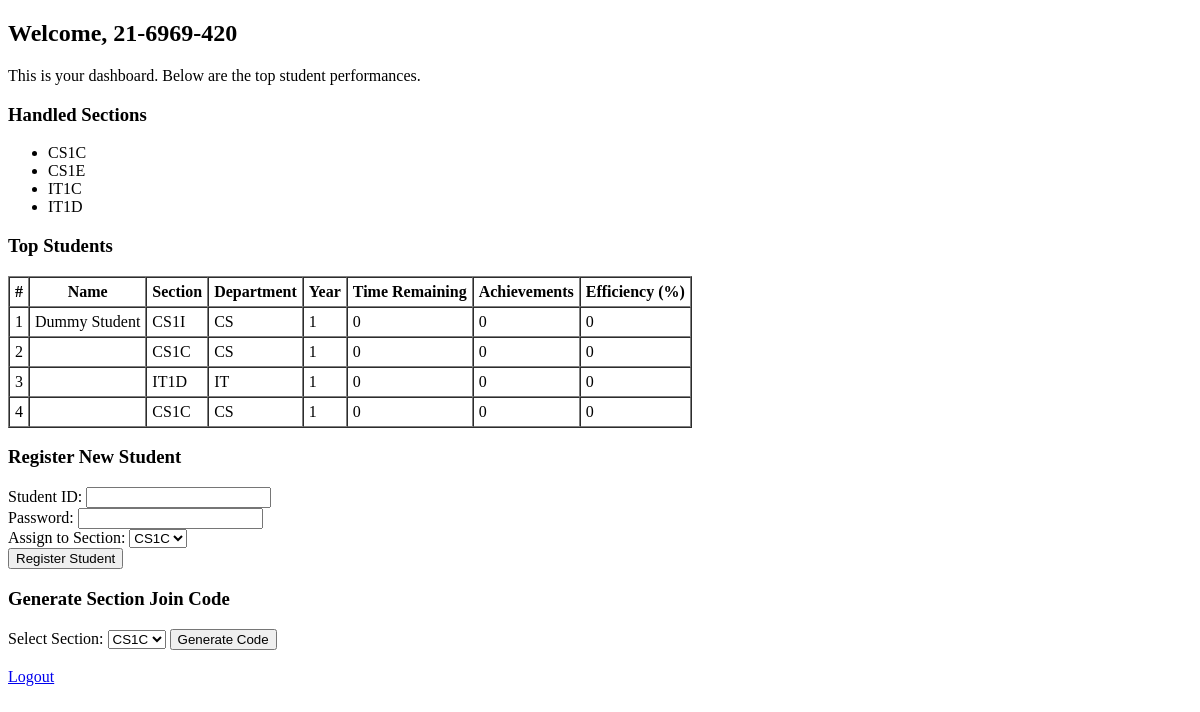
/teacher/dashboard/ (signed in), run on an earlier commit of the app's database.
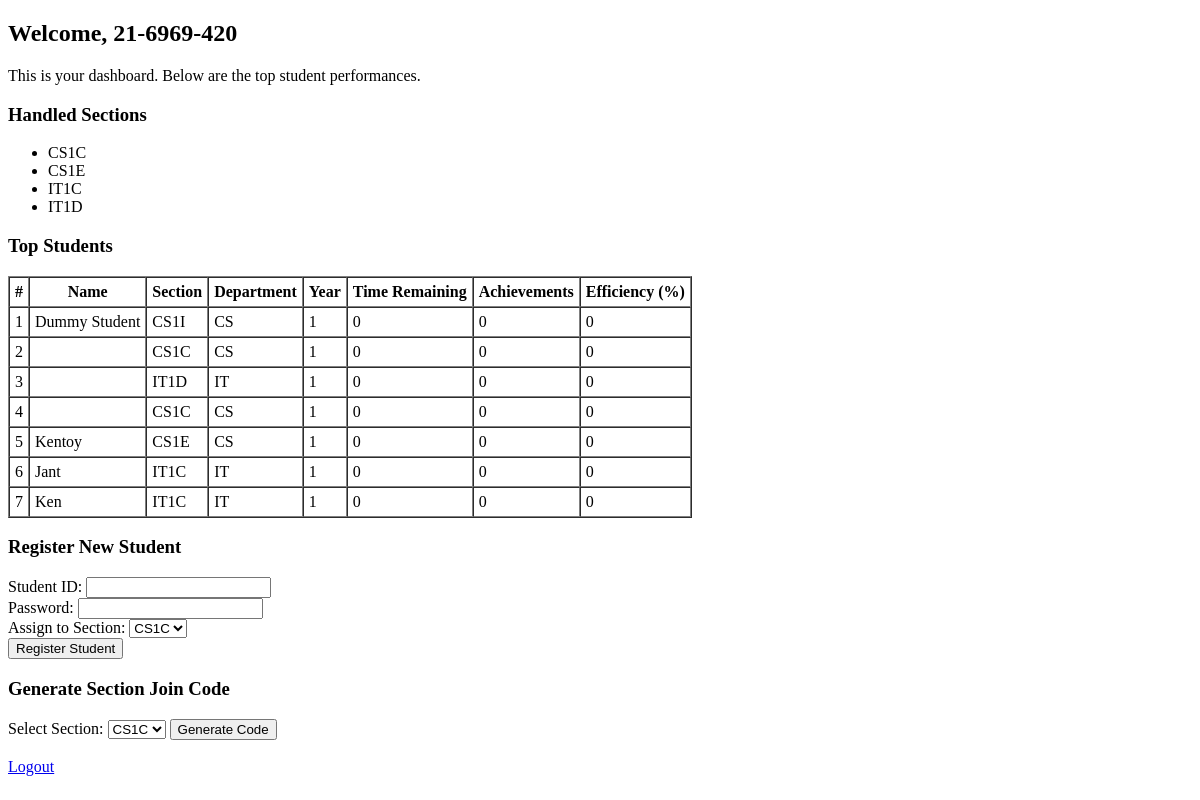
And on a later commit of the database.
### StudentManagementSystem/models/teachers.py (models this page shows, shortened)
class Teacher(models.Model):
    teacher_id = models.CharField(max_length=50, unique=True)
    password = models.CharField(max_length=128)  # store hashed passwords ideally

### StudentManagementSystem/models/student.py (models this page shows, shortened)
class Student(models.Model):
    student_id = models.CharField(max_length=50, unique=True)  # unique username or ID
    name = models.CharField(max_length=150)
    password = models.CharField(max_length=128)  # should be hashed
    department = models.ForeignKey(Department, on_delete=models.CASCADE, null=True, blank=True)
    year_level = models.ForeignKey(YearLevel, on_delete=models.CASCADE, null=True, blank=True)
    section = models.ForeignKey(Section, on_delete=models.CASCADE, null=True, blank=True)
    @property
    def full_section(self):
        if self.department and self.year_level and self.section:
            return f"{self.department.name}{self.year_level.year}{self.section.letter}"
        return "N/A"

### StudentManagementSystem/models/department.py (models this page shows, shortened)
class Department(models.Model):
    name = models.CharField(max_length=50, unique=True)  # e.g. "CS", "IT"

### StudentManagementSystem/views/teacher/dashboard_teacher.py (the view)
def teacher_dashboard(request):
    teacher_id = request.session.get('teacher_id')
    if not teacher_id:
        return redirect('teacher_login')
    teacher = Teacher.objects.get(id=teacher_id)
    rankings = get_all_student_rankings(sort_by="percentage", sort_order="desc")
    handled_sections = teacher.handled_sections.select_related('department', 'year_level', 'section')
    section_info = [
        f"{hs.department.name}{hs.year_level.year}{hs.section.letter}"
        for hs in handled_sections
    ]
    return render(request, 'teacher/dashboard.html', {
        'teacher': teacher,
        'rankings': rankings,
        'sections_handled': section_info,
        'handled_sections': handled_sections,  # ✅ Pass HandledSection objects, not just Section
    })

### StudentManagementSystem/templates/teacher/dashboard.html (shortened to what this page needs)
<!DOCTYPE html>
<html lang="en">
<head>
</head>
<body>
<h2>Welcome, {{ teacher.teacher_id }}</h2>
<p>This is your dashboard. Below are the top student performances.</p>
<h3>Handled Sections</h3>
<ul>
    {% for label in sections_handled %}
        <li>{{ label }}</li>
    {% empty %}
        <li>No sections assigned.</li>
    {% endfor %}
</ul>
<h3>Top Students</h3>
<table border="1" cellpadding="5" cellspacing="0">
    <thead>
    <tr>
        <th>#</th>
        <th>Name</th>
        <th>Section</th>
        <th>Department</th>
        <th>Year</th>
        <th>Time Remaining</th>
        <th>Achievements</th>
        <th>Efficiency (%)</th>
    </tr>
    </thead>
    <tbody>
    {% for student in rankings %}
    <tr>
        <td>{{ forloop.counter }}</td>
        <td>{{ student.name }}</td>
        <td>{{ student.section }}</td>
        <td>{{ student.department }}</td>
        <td>{{ student.year_level }}</td>
        <td>{{ student.total_time_remaining }}</td>
        <td>{{ student.achievements_unlocked }}</td>
        <td>{{ student.percentage_remaining }}</td>
    </tr>
    {% empty %}
    <tr>
        <td colspan="8">No data available.</td>
    </tr>
    {% endfor %}
    </tbody>
</table>
<h3>Register New Student</h3>
<form method="post" action="{% url 'register_student_teacher' %}">
  <div>
    <label for="student_id">Student ID:</label>
    <input type="text" name="student_id" id="student_id" required>
  </div>
  <div>
    <label for="password">Password:</label>
    <input type="password" name="password" id="password" required>
  </div>
  <div>
    <label for="section_id">Assign to Section:</label>
    <select name="section_id" id="section_id" required>
      {% for hs in handled_sections %}
        <option value="{{ hs.section.id }}">
          {{ hs.department.name }}{{ hs.year_level.year }}{{ hs.section.letter }}
        </option>
      {% endfor %}
    </select>
  </div>
  <button type="submit">Register Student</button>
</form>
<h3>Generate Section Join Code</h3>
<form method="post" action="{% url 'generate_section_code' %}">
  <label for="generate_section_id">Select Section:</label>
  <select name="section_id" id="generate_section_id" required>
    {% for hs in handled_sections %}
      <option value="{{ hs.section.id }}_{{ hs.department.id }}_{{ hs.year_level.id }}">
        {{ hs.department.name }}{{ hs.year_level.year }}{{ hs.section.letter }}
      </option>
    {% endfor %}
  </select>
  <button type="submit">Generate Code</button>
</form>
<br><a href="{% url 'teacher_logout' %}">Logout</a>
</body>
</html>

What changed in the data, as far as the page shows it:
added Student: name "Kentoy"
added Student: name "Jant"
added Student: name "Ken"
Also different on the page:
new list line: "5 CS1E 1 0 0 0"
new list line: "CS"
new list line: "6 IT1C 1 0 0 0"
new list line: "IT"
new list line: "7 IT1C 1 0 0 0"
